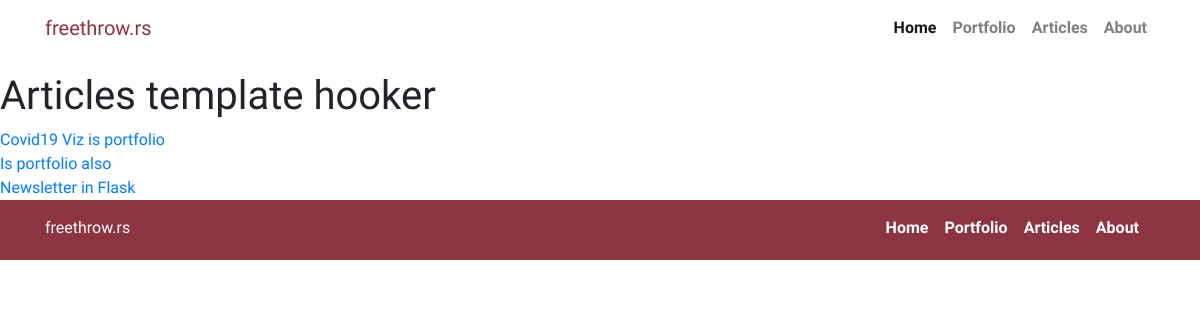
The page /portfolio/ on the database its author committed.
### articles/models.py (models this page shows, shortened)
class Article(models.Model):
    title = models.CharField(max_length=200)
    body = models.TextField(blank=True, null=True)
    short = models.TextField()
    cover = models.ForeignKey('Picture', null=True, blank=True, on_delete=models.CASCADE, related_name='cover_img')
    slug = AutoSlugField(populate_from='title')
    is_portfolio = models.BooleanField(default = False)
    weigth = models.IntegerField(default = 1)
    def get_absolute_url(self):
        return reverse('article_detail', kwargs={'slug': self.slug})

### articles/views.py (the view)
# urls.py: path('portfolio/', PortfolioListView.as_view(), name='portfolio'),
class PortfolioListView(ListView):
    model = Article
    queryset = Article.objects.filter(is_portfolio=True)
    template_name = 'articles.html'

### templates/articles.html (shortened to what this page needs)
{% extends 'base.html' %}
{% load cloudinary %}
{% load markdown_deux_tags %}
{% block content %}
    <h1>Articles template hooker</h1>
    {% for article in object_list %}
    <article>
        <a href="{{ article.get_absolute_url }}">{{ article.title }}</a>
    </article>
    {% endfor %}
    {% endblock content %}

### static/css/style.css (style rules this page uses)
body { font-family: 'Fira Sans', sans-serif; min-height: 100vh; padding-top: 4.5rem; display:flex; flex-direction: column; }
html { scroll-behavior: smooth; }

### rows shown on the page
Article: title "Covid19 Viz is portfolio"
Article: title "Is portfolio also"
Article: title "Newsletter in Flask"
